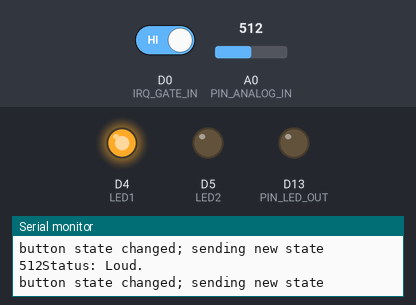
A sketch run on a simulated Arduino MKR. Parts: output pins drawn as LEDs (lit = HIGH), the last lines printed to the serial monitor. The test bench sets the inputs (shaded band); at power-on: A0 (PIN_ANALOG_IN) = 512, D0 (IRQ_GATE_IN) HIGH. WiFi joins after 1.5 s; servers stay silent unless stated; not simulated (calls return 0 or success): arduino_secrets.h.

Above: at 12.7 s.
12.8 s: A0 (PIN_ANALOG_IN) set to 34
14.7 s: A0 (PIN_ANALOG_IN) set to 27
At 16.6 s:
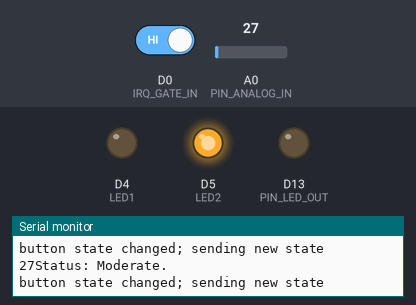
17.0 s: A0 (PIN_ANALOG_IN) set to 122
At 18.1 s:
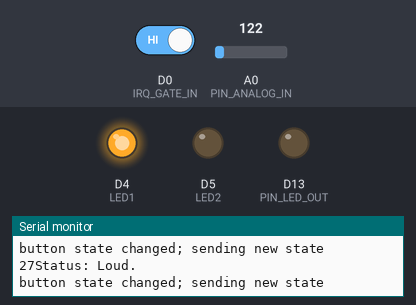
19.0 s: A0 (PIN_ANALOG_IN) set to 20
At 20.8 s:
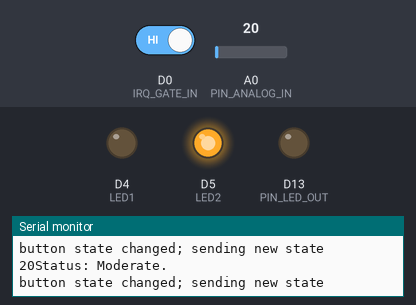
Timing chart, 0 to 22.0 s (numbered marks = the images above; inputs shaded):
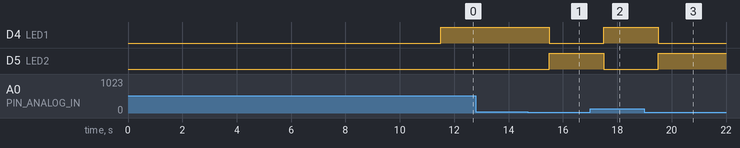

Measured:
- the behaviour switches between 31 and 30 on A0 (PIN_ANALOG_IN) (found by bisection; images 0 and 1)
- after the input at 14.7 s, D4 (LED1): HIGH → LOW after 0.80 s; D5 (LED2): LOW → HIGH after 0.80 s
- after the input at 17.0 s, D4 (LED1): LOW → HIGH after 0.50 s; D5 (LED2): HIGH → LOW after 0.50 s
- after the input at 19.0 s, D4 (LED1): HIGH → LOW after 0.50 s; D5 (LED2): LOW → HIGH after 0.50 s

The sketch:

sketch_mar03b.ino
```cpp
/*
  WiFi UDP device responding to buttons on a web page
  sent from a web page to node.js client to node.js server
  and finally to here
  code is at:
  https://github.com/michaelshiloh/resourcesForClasses/tree/master/src/nodePrograms/udpAndHttpServer
  created 3 February 2019
  by Michael Shiloh
  Change log:
  14 Mar 2019 - ms -  better comments and cleaned up code
                      Send binary data between Arduino and server
*/

#include <WiFiNINA.h>
#include <WiFiUdp.h>

int status = WL_IDLE_STATUS;
#include "arduino_secrets.h"
///////please enter your sensitive data in the Secret tab/arduino_secrets.h
char ssid[] = SECRET_SSID;        // your network SSID (name)
char pass[] = SECRET_PASS;    // your network password (use for WPA, or use as key for WEP)
int keyIndex = 0;            // your network key Index number (needed only for WEP)

unsigned int myPort = 5083;      // local port to listen on
unsigned int remoteServerPort = 7083;  // remote port to talk to
IPAddress remoteServerAddress(192, 168, 1, 13);

char packetBuffer[255]; //buffer to hold incoming packet

WiFiUDP Udp;

// Sensors
//Define hardware connections
#define PIN_GATE_IN 2
#define IRQ_GATE_IN  0
#define PIN_LED_OUT 13
#define PIN_ANALOG_IN A0

const int LED1 = 4;
const int LED2 = 5;

int period = 1000;
unsigned long time_now = 0;

//// Actuators
//const int NUMBER_OF_ACTUATORS = 1;
//int actuators[NUMBER_OF_ACTUATORS] = {
//  3, // pin numbers
//  4,
//  5
//};

void soundISR()
{
  int pin_val;

  pin_val = digitalRead(PIN_GATE_IN);
  digitalWrite(PIN_LED_OUT, pin_val);
}


String LED_ON_MESSAGE = "ledON";
String LED_OFF_MESSAGE = "ledOFF";

//// remember the button state so we only send
//// when the state changes
boolean ledState;
boolean lastledState = LOW; // arbitrary

void setup() {

  //  // Set all actuator pins as outputs
  //  for (int i = 0; i < NUMBER_OF_ACTUATORS; i++ ) {
  //    pinMode(actuators[i], OUTPUT);
  //  }

  //  Configure LED pin as output
  pinMode(PIN_LED_OUT, OUTPUT);
  pinMode(LED1, OUTPUT);
  pinMode(LED2, OUTPUT);

  // configure input to interrupt
  pinMode(PIN_GATE_IN, INPUT);
  attachInterrupt(IRQ_GATE_IN, soundISR, CHANGE);

  //Initialize serial
  Serial.begin(9600);
  // wait for serial port to connect. Needed for native USB port only
  // Remove this if running without a serial monitor
  while (!Serial) {
    ;
  }

  // attempt to connect to WiFi network:
  while ( status != WL_CONNECTED) {
    Serial.print("Attempting to connect to SSID: ");
    Serial.println(ssid);
    // Connect to WPA/WPA2 network. Change this line if using open or WEP network:
    status = WiFi.begin(ssid, pass);

    // wait 10 seconds for connection:
    delay(10000);
  }
  Serial.println("Connected to wifi");
  printWiFiStatus();

  Serial.print("Initializing WiFiUDP library and listening on port ");
  Serial.println(myPort);
  Udp.begin(myPort);
}

void loop() {

  time_now = millis();
  int value;

  value = analogRead(PIN_ANALOG_IN);

  Serial.print("Status: ");
  if (value <= 10) {
    Serial.println("Quiet.");
    digitalWrite(LED2, HIGH);
    digitalWrite(LED1, LOW);
    Serial.println("button state changed; sending new state");
    Udp.beginPacket(remoteServerAddress, remoteServerPort);
    Udp.write(9);
    Udp.endPacket();
  }
  else if ( (value > 10) && (value <= 30) ) {
    Serial.println("Moderate.");
    digitalWrite(LED2, HIGH);
    digitalWrite(LED1, LOW);
    Serial.println("button state changed; sending new state");
    Udp.beginPacket(remoteServerAddress, remoteServerPort);
    Udp.write(8);
    Udp.endPacket();

  } else if (value > 30) {
    Serial.println("Loud.");
    digitalWrite(LED1, HIGH);
    digitalWrite(LED2, LOW);
    Serial.println("button state changed; sending new state");
    Udp.beginPacket(remoteServerAddress, remoteServerPort);
    Udp.write(1);
    Udp.endPacket();

  }
  while (millis() < time_now + period) {

  }
  // It's polite to listen first
  // Did the server send us anything?
  int packetSize = Udp.parsePacket();
  if (packetSize)
  {
    Serial.print("Received packet of size ");
    Serial.print(packetSize);
    Serial.print(" from address ");
    IPAddress remoteIp = Udp.remoteIP();
    Serial.print(remoteIp);
    Serial.print(", port ");
    Serial.println(Udp.remotePort());

    // read the packet into packetBufffer
    int len = Udp.read(packetBuffer, 255);

    //    // Activate the actuators as requested
    //    digitalWrite(
    //      actuators[(int)packetBuffer[0]],  // first byte is actuator number
    //      (int)packetBuffer[1]);            // second byte is value
    //  }

    ledState = digitalRead(LED1);

    if (ledState != lastledState) {

      Serial.println("button state changed; sending new state");
      Udp.beginPacket(remoteServerAddress, remoteServerPort);
      Udp.write(ledState);
      Udp.endPacket();

      lastledState = ledState;
    }
  }

  Serial.print(value);
}

void printWiFiStatus() {
  // print the SSID of the network you're attached to:
  Serial.print("SSID: ");
  Serial.println(WiFi.SSID());

  // print your WiFi shield's IP address:
  IPAddress ip = WiFi.localIP();
  Serial.print("My IP Address: ");
  Serial.println(ip);

  // print the received signal strength:
  long rssi = WiFi.RSSI();
  Serial.print("signal strength (RSSI):");
  Serial.print(rssi);
  Serial.println(" dBm");
}
```
